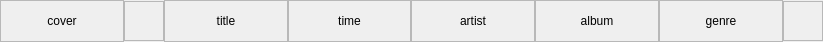
<?xml version="1.0" encoding="UTF-8"?>
<ui version="4.0">
 <class>ListTracksEditor</class>
 <widget class="QWidget" name="ListTracksEditor">
  <property name="geometry">
   <rect>
    <x>0</x>
    <y>0</y>
    <width>823</width>
    <height>42</height>
   </rect>
  </property>
  <property name="windowTitle">
   <string>Form</string>
  </property>
  <layout class="QHBoxLayout" name="horizontalLayout">
   <property name="spacing">
    <number>0</number>
   </property>
   <property name="leftMargin">
    <number>0</number>
   </property>
   <property name="topMargin">
    <number>0</number>
   </property>
   <property name="rightMargin">
    <number>0</number>
   </property>
   <property name="bottomMargin">
    <number>0</number>
   </property>
   <item>
    <widget class="QFrame" name="frame">
     <property name="frameShape">
      <enum>QFrame::StyledPanel</enum>
     </property>
     <property name="frameShadow">
      <enum>QFrame::Raised</enum>
     </property>
     <layout class="QGridLayout" name="gridLayout">
      <item row="0" column="0">
       <widget class="QLabel" name="labelCoverArt">
        <property name="text">
         <string>cover</string>
        </property>
        <property name="alignment">
         <set>Qt::AlignCenter</set>
        </property>
       </widget>
      </item>
     </layout>
    </widget>
   </item>
   <item>
    <widget class="QFrame" name="frame_2">
     <property name="minimumSize">
      <size>
       <width>40</width>
       <height>40</height>
      </size>
     </property>
     <property name="maximumSize">
      <size>
       <width>40</width>
       <height>40</height>
      </size>
     </property>
     <property name="frameShape">
      <enum>QFrame::StyledPanel</enum>
     </property>
     <property name="frameShadow">
      <enum>QFrame::Raised</enum>
     </property>
     <layout class="QGridLayout" name="gridLayout_2">
      <property name="leftMargin">
       <number>0</number>
      </property>
      <property name="topMargin">
       <number>0</number>
      </property>
      <property name="rightMargin">
       <number>0</number>
      </property>
      <property name="bottomMargin">
       <number>0</number>
      </property>
      <property name="spacing">
       <number>0</number>
      </property>
      <item row="0" column="0">
       <widget class="QLabel" name="labelPlay">
        <property name="styleSheet">
         <string notr="true">QLabel
{
  border-image: url(:/resource/Icon-playplay-40.png);
}

QLabel:hover
{
  border-image: url(:/resource/Icon-playplay-40-o.png);
}</string>
        </property>
        <property name="text">
         <string/>
        </property>
        <property name="alignment">
         <set>Qt::AlignCenter</set>
        </property>
       </widget>
      </item>
     </layout>
    </widget>
   </item>
   <item>
    <widget class="QFrame" name="frame_3">
     <property name="frameShape">
      <enum>QFrame::StyledPanel</enum>
     </property>
     <property name="frameShadow">
      <enum>QFrame::Raised</enum>
     </property>
     <layout class="QGridLayout" name="gridLayout_3">
      <item row="0" column="0">
       <widget class="QLabel" name="labelTitle">
        <property name="text">
         <string>title</string>
        </property>
        <property name="alignment">
         <set>Qt::AlignCenter</set>
        </property>
       </widget>
      </item>
     </layout>
    </widget>
   </item>
   <item>
    <widget class="QFrame" name="frame_4">
     <property name="frameShape">
      <enum>QFrame::StyledPanel</enum>
     </property>
     <property name="frameShadow">
      <enum>QFrame::Raised</enum>
     </property>
     <layout class="QGridLayout" name="gridLayout_4">
      <item row="0" column="0">
       <widget class="QLabel" name="labelTime">
        <property name="text">
         <string>time</string>
        </property>
        <property name="alignment">
         <set>Qt::AlignCenter</set>
        </property>
       </widget>
      </item>
     </layout>
    </widget>
   </item>
   <item>
    <widget class="QFrame" name="frame_5">
     <property name="frameShape">
      <enum>QFrame::StyledPanel</enum>
     </property>
     <property name="frameShadow">
      <enum>QFrame::Raised</enum>
     </property>
     <layout class="QGridLayout" name="gridLayout_5">
      <item row="0" column="0">
       <widget class="QLabel" name="labelArtist">
        <property name="text">
         <string>artist</string>
        </property>
        <property name="alignment">
         <set>Qt::AlignCenter</set>
        </property>
       </widget>
      </item>
     </layout>
    </widget>
   </item>
   <item>
    <widget class="QFrame" name="frame_6">
     <property name="frameShape">
      <enum>QFrame::StyledPanel</enum>
     </property>
     <property name="frameShadow">
      <enum>QFrame::Raised</enum>
     </property>
     <layout class="QGridLayout" name="gridLayout_6">
      <item row="0" column="0">
       <widget class="QLabel" name="labelAlbum">
        <property name="text">
         <string>album</string>
        </property>
        <property name="alignment">
         <set>Qt::AlignCenter</set>
        </property>
       </widget>
      </item>
     </layout>
    </widget>
   </item>
   <item>
    <widget class="QFrame" name="frame_7">
     <property name="frameShape">
      <enum>QFrame::StyledPanel</enum>
     </property>
     <property name="frameShadow">
      <enum>QFrame::Raised</enum>
     </property>
     <layout class="QGridLayout" name="gridLayout_7">
      <item row="0" column="0">
       <widget class="QLabel" name="labelGenre">
        <property name="text">
         <string>genre</string>
        </property>
        <property name="alignment">
         <set>Qt::AlignCenter</set>
        </property>
       </widget>
      </item>
     </layout>
    </widget>
   </item>
   <item>
    <widget class="QFrame" name="frame_8">
     <property name="minimumSize">
      <size>
       <width>40</width>
       <height>40</height>
      </size>
     </property>
     <property name="maximumSize">
      <size>
       <width>40</width>
       <height>40</height>
      </size>
     </property>
     <property name="frameShape">
      <enum>QFrame::StyledPanel</enum>
     </property>
     <property name="frameShadow">
      <enum>QFrame::Raised</enum>
     </property>
     <layout class="QGridLayout" name="gridLayout_8">
      <property name="leftMargin">
       <number>0</number>
      </property>
      <property name="topMargin">
       <number>0</number>
      </property>
      <property name="rightMargin">
       <number>0</number>
      </property>
      <property name="bottomMargin">
       <number>0</number>
      </property>
      <property name="spacing">
       <number>0</number>
      </property>
      <item row="0" column="0">
       <widget class="QLabel" name="labelMore">
        <property name="styleSheet">
         <string notr="true">QLabel
{
  border-image: url(:/resource/Icon-52-smenu.png);
}

QLabel:hover
{
  border-image: url(:/resource/Icon-52-smenu-o.png);
}</string>
        </property>
        <property name="text">
         <string/>
        </property>
        <property name="alignment">
         <set>Qt::AlignCenter</set>
        </property>
       </widget>
      </item>
     </layout>
    </widget>
   </item>
  </layout>
 </widget>
 <resources/>
 <connections/>
</ui>
